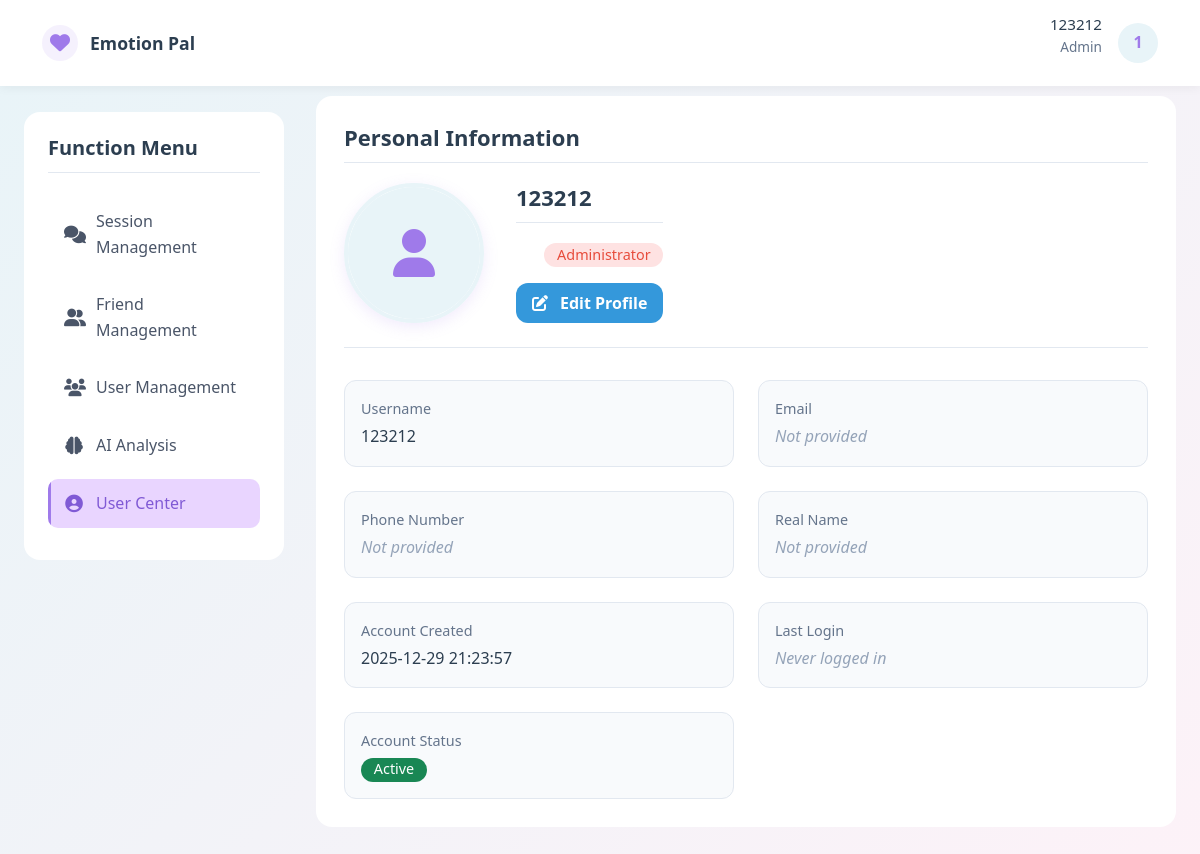
Before: /user_center (signed in) with the older database file.
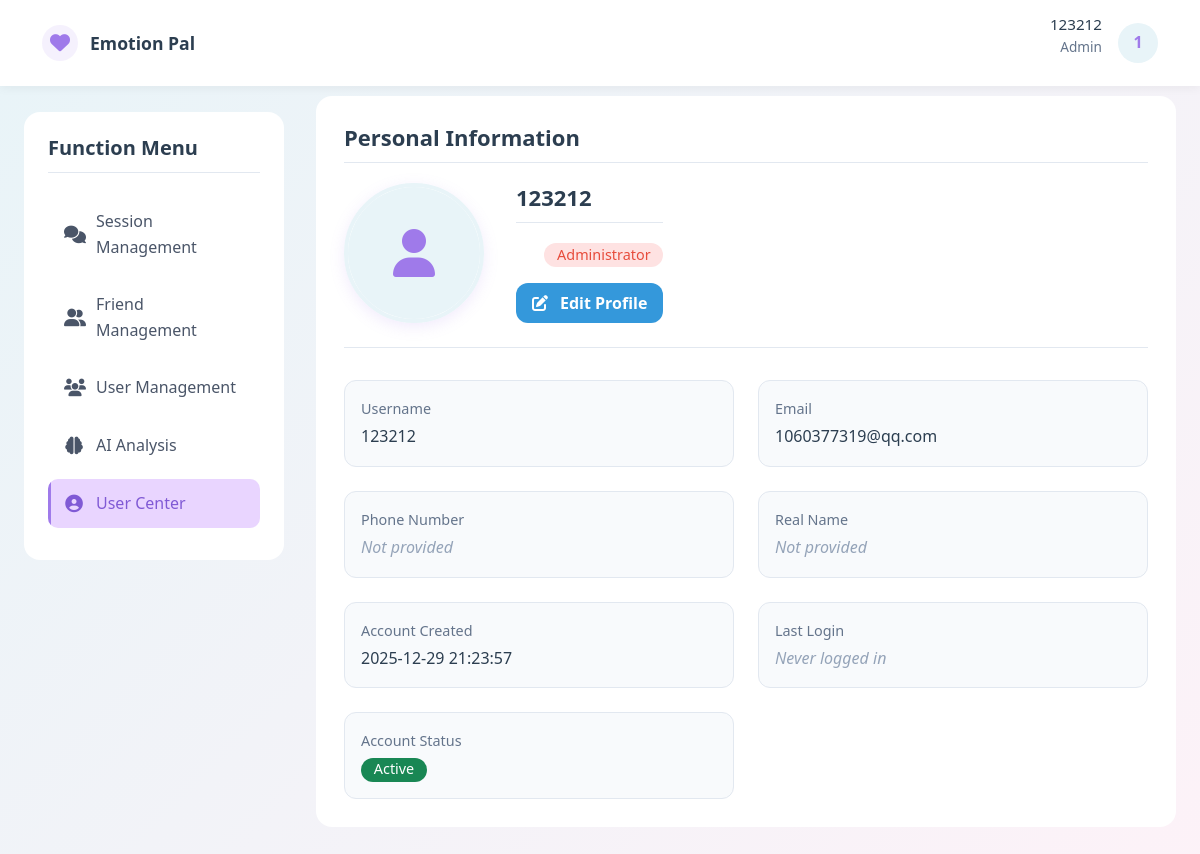
After: the same page with the newer database file.
### models.py (models this page shows, shortened)
class User(db.Model):
    __tablename__ = 'users'  # 显式指定表名（复数，避免歧义）
    id = db.Column(db.Integer, primary_key=True, autoincrement=True)
    username = db.Column(db.String(20), unique=True, nullable=False, comment='用户名（唯一）')
    password = db.Column(db.String(255), nullable=False, comment='加密后的密码')
    role = db.Column(db.String(10), nullable=False, default='user', comment='角色：admin/agent/user')
    email = db.Column(db.String(120), unique=True, nullable=True, comment='邮箱（可选，唯一）')
    phone = db.Column(db.String(11), unique=True, nullable=True, comment='手机号（可选，唯一）')
    real_name = db.Column(db.String(30), nullable=True, comment='真实姓名')
    avatar = db.Column(db.String(255), nullable=True, comment='头像URL')
    is_active = db.Column(db.Boolean, default=True, comment='是否激活（禁用/启用）')
    is_deleted = db.Column(db.Boolean, default=False, comment='软删除标记')
    created_at = db.Column(db.DateTime, default=lambda: datetime.now(UTC), comment='创建时间（UTC）')
    updated_at = db.Column(db.DateTime, default=lambda: datetime.now(UTC), onupdate=lambda: datetime.now(UTC),
                           comment='更新时间')
    last_login_at = db.Column(db.DateTime, nullable=True, comment='最后登录时间')
    initiated_chat_sessions = db.relationship(
        'ChatSession',
        foreign_keys='ChatSession.user_id',
        back_populates='initiator',
        lazy=True,
        cascade='all, delete-orphan'
    )
    handled_chat_sessions = db.relationship(
        'ChatSession',
        foreign_keys='ChatSession.agent_id',
        back_populates='handler',
        lazy=True,
        cascade='all, delete-orphan'
    )
    applied_appointments = db.relationship(
        'Appointment',
        foreign_keys='Appointment.user_id',
        back_populates='applicant',
        lazy=True
    )
    assigned_appointments = db.relationship(
        'Appointment',
        foreign_keys='Appointment.agent_id',
        back_populates='assigned_agent',
        lazy=True
    )
    friend_requests_sent = db.relationship(
        'FriendRelation',
        foreign_keys='FriendRelation.user_id',
        back_populates='user',
        lazy='dynamic',
        cascade='all, delete-orphan'
    )
    friend_requests_received = db.relationship(
        'FriendRelation',
        foreign_keys='FriendRelation.friend_id',
        back_populates='friend',
        lazy='dynamic',
        cascade='all, delete-orphan'
    )

### routes.py (the view)
    @app.route('/user_center')
    def user_center():
        if 'user_id' not in session:
            return redirect(url_for('login'))
        user = User.query.get(session['user_id'])
        return render_template('user_center.html', user=user)

### templates/user_center.html (shortened to what the changed rows need)
<!DOCTYPE html>
<html lang="en">
<head>
    <link href="https://cdn.jsdelivr.net/npm/bootstrap@5.3.0/dist/css/bootstrap.min.css" rel="stylesheet">
    <link rel="stylesheet" href="https://cdnjs.cloudflare.com/ajax/libs/font-awesome/6.4.0/css/all.min.css">
</head>
<body>
<nav class="main-nav" id="mainNav">
    <div class="container nav-container">
        <div class="user-section">
            <div class="user-info">
                <div class="username" aria-label="Username">{{ session.username }}</div>
                <div class="user-role" aria-label="User role">{{ session.role | capitalize }}</div>
            </div>
        </div>
    </div>
</nav>
<div class="main-container">
    <div class="content-area">
        <div class="section-card">
            <h2>Personal Information</h2>
            <div class="profile-header">
                <div class="user-info">
                    <h2>{{ user.username }}</h2>
                    <div class="user-role">
                        {% if user.role == 'admin' %}
                        <span class="badge badge-admin" aria-label="Administrator role">Administrator</span>
                        {% elif user.role == 'agent' %}
                        <span class="badge badge-agent" aria-label="Support Agent role">Support Agent</span>
                        {% else %}
                        <span class="badge badge-user" aria-label="User role">User</span>
                        {% endif %}
                    </div>
                    <a href="/edit-profile" class="btn btn-primary" aria-label="Edit profile">
                        <i class="fas fa-edit me-1" aria-hidden="true"></i> Edit Profile
                    </a>
                </div>
            </div>
            <div class="profile-details">
                <div class="detail-item">
                    <span class="detail-label">Username</span>
                    <span class="detail-value">{{ user.username }}</span>
                </div>
                <div class="detail-item">
                    <span class="detail-label">Email</span>
                    <span class="detail-value">
                                {{ user.email or '<span class="empty-value">Not provided</span>'|safe }}
                            </span>
                </div>
                <div class="detail-item">
                    <span class="detail-value">
                                {{ user.phone or '<span class="empty-value">Not provided</span>'|safe }}
                            </span>
                </div>
                <div class="detail-item">
                    <span class="detail-value">
                                {{ user.real_name or '<span class="empty-value">Not provided</span>'|safe }}
                            </span>
                </div>
                <div class="detail-item">
                    <span class="detail-label">Account Created</span>
                    <span class="detail-value">{{ user.created_at.strftime('%Y-%m-%d %H:%M:%S') }}</span>
                </div>
            </div>
        </div>
    </div>
</div>
</body>
</html>

Changed rows visible on the page:
changed User "Not provided": email "Not provided" → "1060377319@qq.com"
